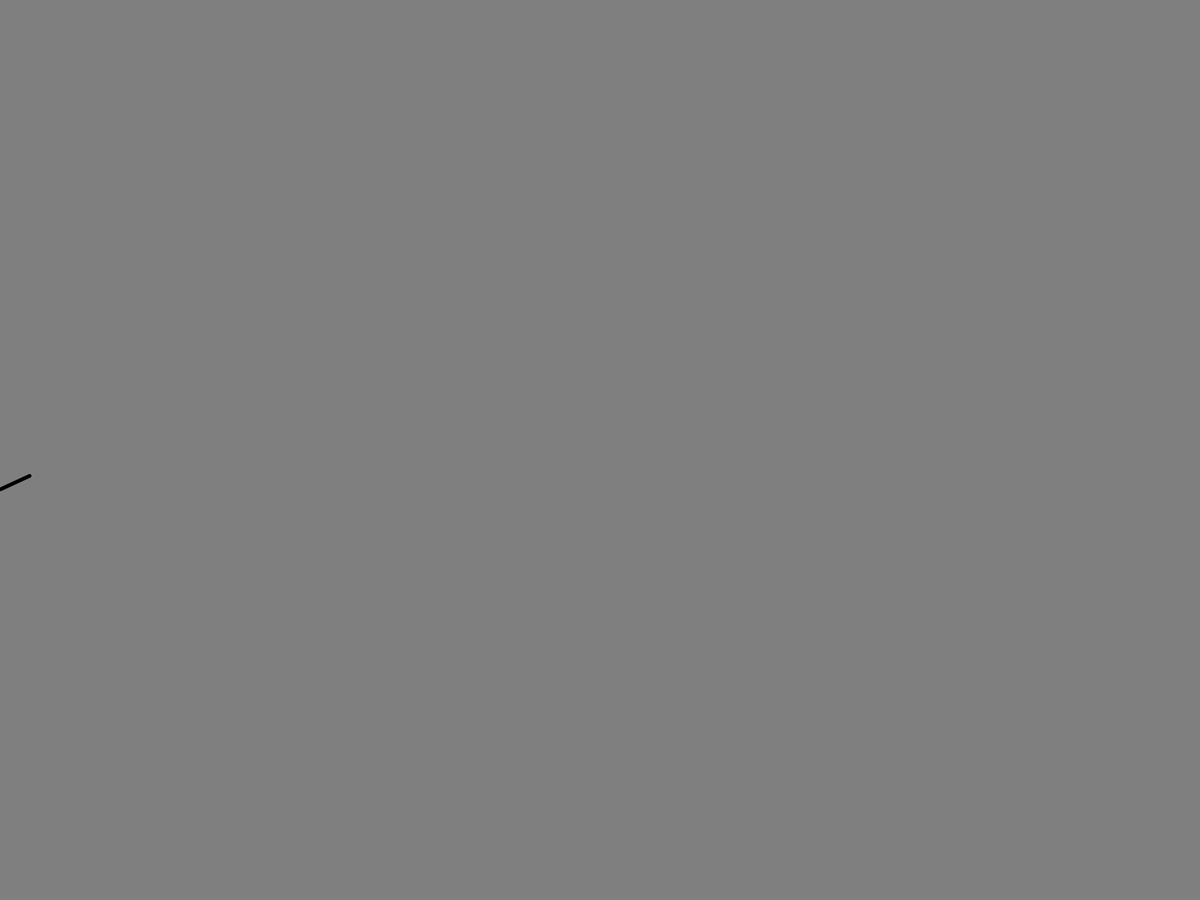
Frame 1 (no input)
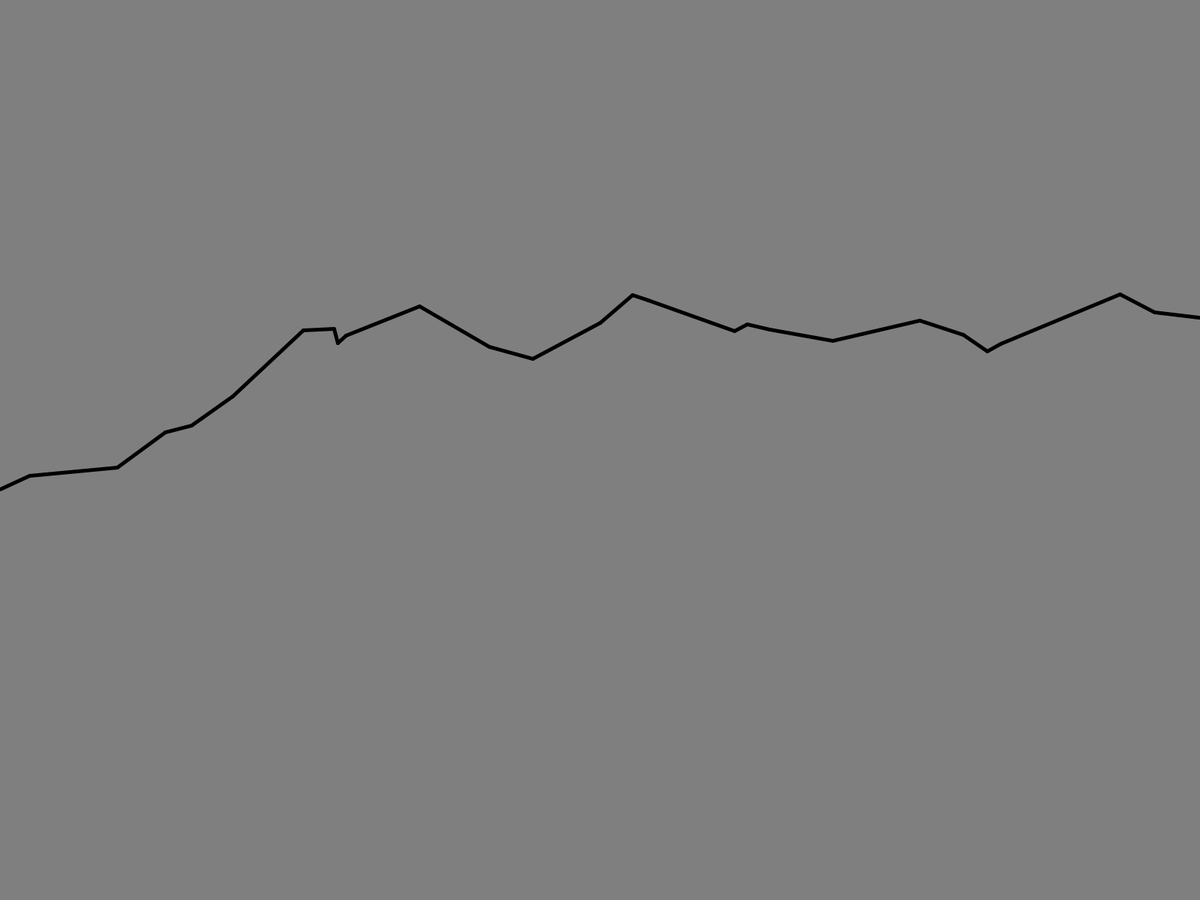
Frame 60 (the mouse pressed at the canvas centre just before this capture)
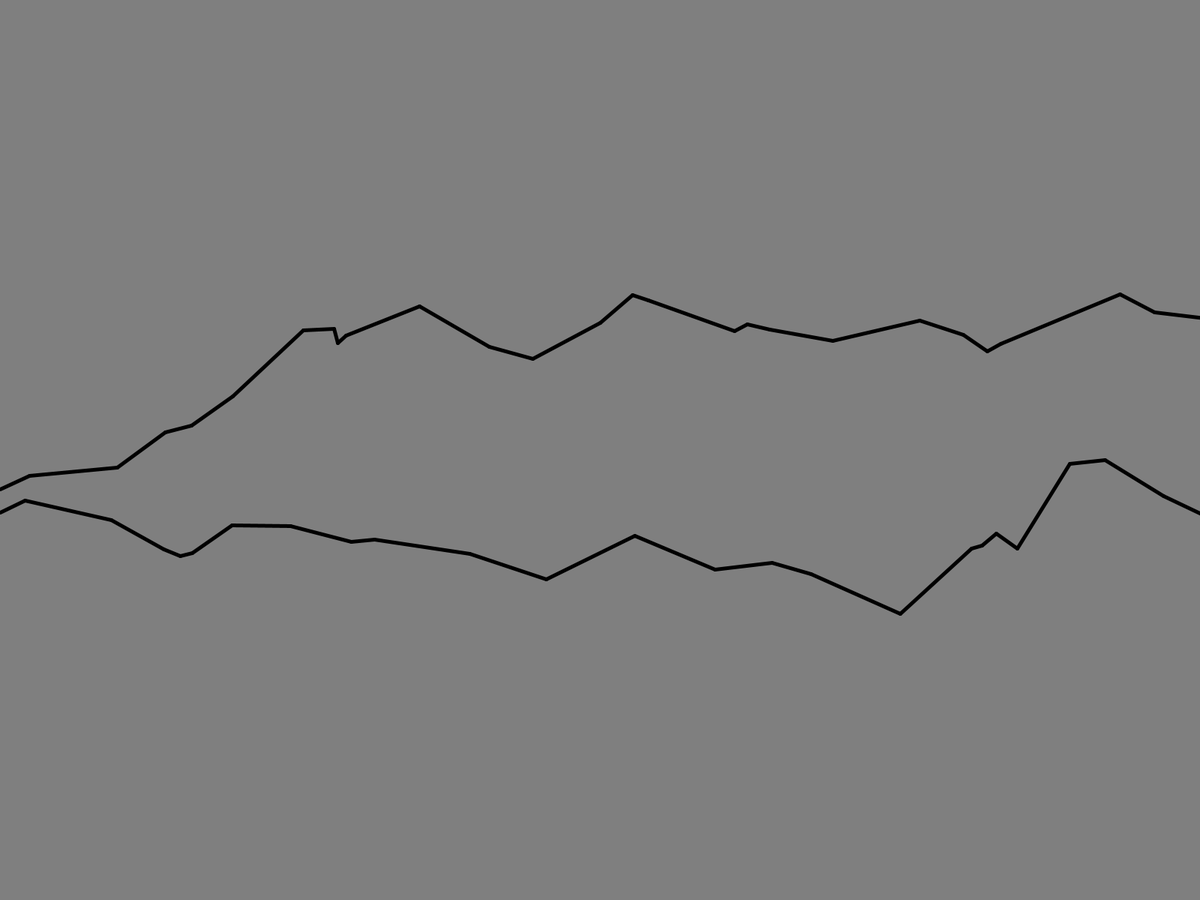
Frame 120 (the mouse held since frame 60 and released just before this capture)

The Processing sketch that drew these frames (run headless with seeded random() and noise(); from frame 60 on, the mouse is pressed at the canvas centre):

// Processing sketch: rnd_walk_rugged_mountain_line
// ── rnd_walk_rugged_mountain_line.pde
float lineStartX; float lineStartY;
PVector angler;
float rndYdistanceStepMin = 11;
float rndYdistanceStepMax = 135;
float rndAngleMin = -44;
float rndAngleMax = 40;

// creates and returns a PVector of random angle and distance (for use via
// the .add() function of another vector, to make points wander) ;
// will not return PVector in excess of twoAnglesMax:
PVector getRNDslopeAndDistVec() {
  float xDist = random(rndYdistanceStepMin, rndYdistanceStepMax);
//  boolean whetherUsePower = (Math.random() < 0.5);
//  if (whetherUsePower == true) {
//// THIS DRAMATICALLY ALTERS the variability of line length (by an order of magnitude):
//    xDist = pow(xDist, 2);
//  }
  float angle = 1.0;
  // canyonize: 1 in N chance of getting rnd number in exponential distribution
  int chooser = (int) random(0,10);
  if (chooser == 8) {
    angle *= random(-1.9, 1.96);
  }
  // rnd arbitrary Y drop / spikes ("cliffize"):
  int cliffize = 0;
  if (chooser == 7) {
    cliffize = (int) random(xDist * -1.31, xDist * 1.185);
  }
  PVector returnVector = new PVector(xDist, 0 + cliffize);
  angle = random(rndAngleMin * angle, rndAngleMax * angle);
  returnVector.rotate(radians(angle));
  return returnVector;
}

void init() {
  background(127);
  stroke(0);
  strokeWeight(5);
  strokeCap(ROUND);
  strokeJoin(ROUND);
  lineStartX = 0;
  lineStartY = height * random(0.33, 0.66);
}

void setup() {
  fullScreen();
  //frameRate(30);
  init();
}

int strokeCounter = 0;
void draw() {
  strokeCounter += 1;
  if (lineStartX < width) {
  //stroke((int) random(0, 200));    // randomly change stroke gray color to differentiate strokes
  PVector tmpVec = getRNDslopeAndDistVec();
  angler = new PVector(lineStartX, lineStartY);
  angler.add(tmpVec);
  line(lineStartX, lineStartY, angler.x, angler.y);
     print("Drew line no. " + strokeCounter + "\n");
  lineStartX = angler.x; lineStartY = angler.y;
  }
}

void mousePressed() {
  init();
}
